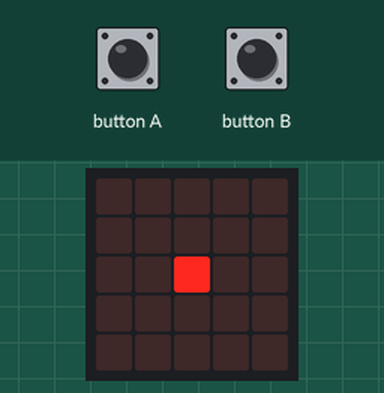
Bench run of a program on a simulated BBC micro:bit (MakeCode). On the bench: the board's 5×5 LED display. The inputs (shaded band) are chosen by the test bench.

Above: at 1.2 s.
1.3 s: button A pressed for 0.15 s
At 2.3 s:
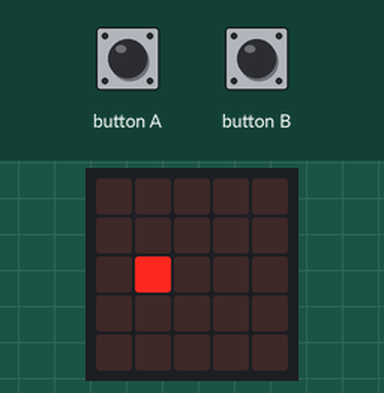
2.9 s: button A pressed for 0.15 s
At 3.5 s:
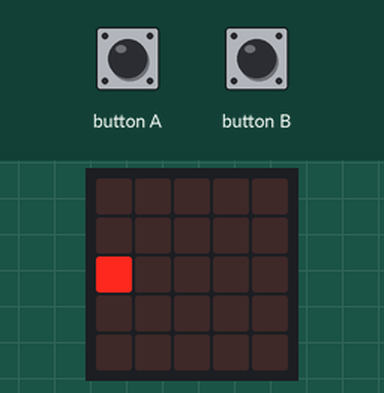
4.5 s: button A pressed for 0.15 s
At 5.8 s:
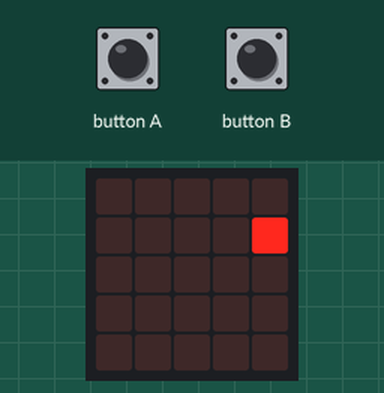
6.1 s: button A pressed for 0.15 s
At 7.1 s:
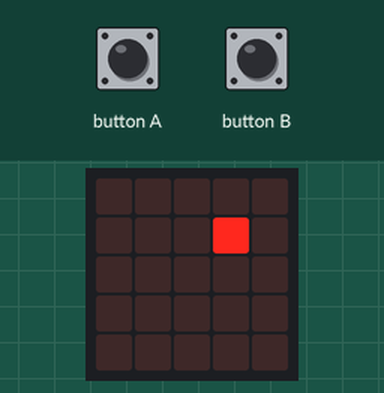
7.7 s: button A pressed for 0.15 s
At 8.3 s:
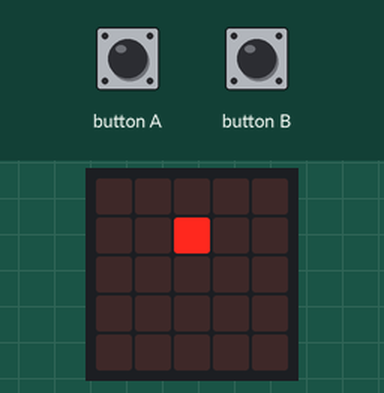
9.3 s: button A pressed for 0.15 s
At 10.7 s:
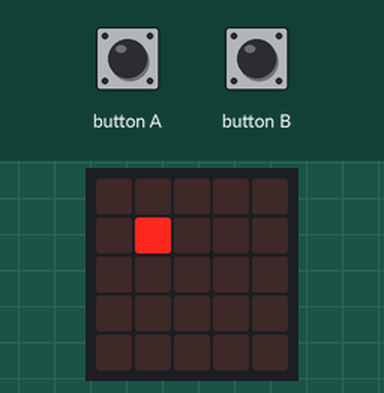
Timing chart, 0 to 11.9 s (numbered marks = the images above; inputs shaded):
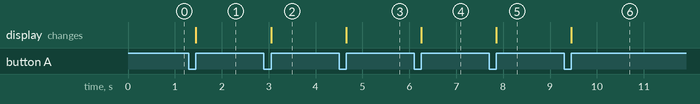

The program:

main.ts
```typescript
input.onButtonPressed(Button.A, function () {
    led.unplot(posX, posY)
    posX += -1
    if (posX < 0) {
        posX = 4
        posY += -1
        if (posY < 0) {
            posY = 4
        }
    }
    led.plot(posX, posY)
})
input.onButtonPressed(Button.B, function () {
    led.unplot(posX, posY)
    posX += 1
    if (posX > 4) {
        posX = 0
        posY += 1
        if (posY > 4) {
            posY = 0
        }
    }
    led.plot(posX, posY)
})
let posY = 0
let posX = 0
posX = 2
posY += 2
led.plot(posX, posY)
```

test.ts
```typescript
// les tests vont ici ; cela ne sera pas compilé si ce paquet est utilisé en tant qu'extension.
```

Measured:
- after the input at 1.3 s, the display: changes after 0.15 s (image 1)
- after the input at 2.9 s, the display: changes after 0.15 s (image 2)
- after the input at 4.5 s, the display: changes after 0.15 s (image 3)
- after the input at 6.1 s, the display: changes after 0.15 s (image 4)
- after the input at 7.7 s, the display: changes after 0.15 s (image 5)
- after the input at 9.3 s, the display: changes after 0.15 s (image 6)
